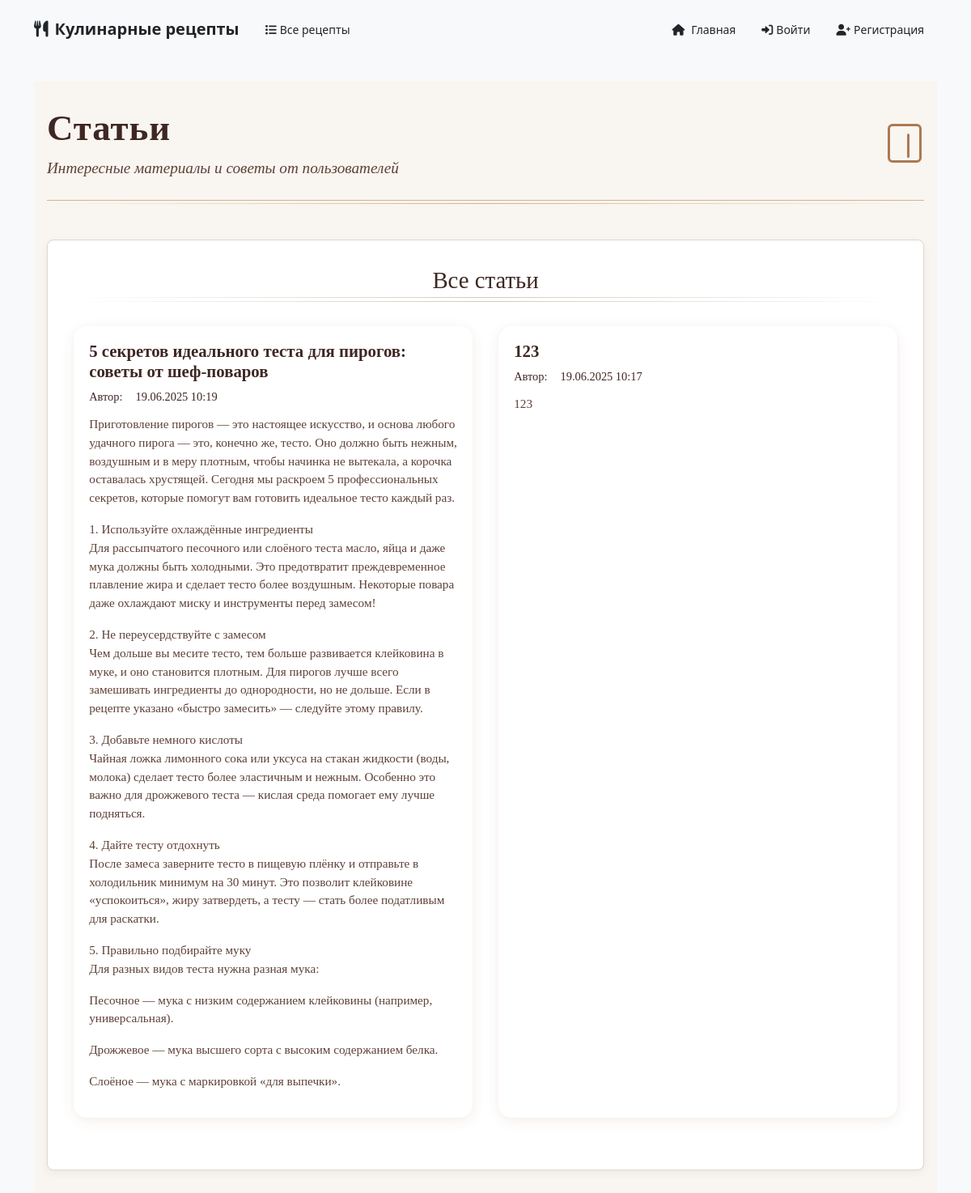
/accounts/articles/, run on the app's committed database.
### accounts/models.py (models this page shows, shortened)
class Article(models.Model):
    title = models.CharField(max_length=255, verbose_name='Тема статьи')
    content = models.TextField(verbose_name='Текст статьи')
    created_at = models.DateTimeField(auto_now_add=True)
    author = models.ForeignKey(User, on_delete=models.CASCADE, related_name='articles')

### accounts/views.py (the view)
# urls.py: path('articles/', articles_list_view, name='articles_list'),
def articles_list_view(request):
    articles = Article.objects.select_related('author').order_by('-created_at')
    return render(request, 'accounts/articles_list.html', {'articles': articles})

### accounts/templates/accounts/articles_list.html (shortened to what this page needs)
{% extends 'base.html' %}
{% block content %}
<div class="encyclopedia-container">
    <div class="encyclopedia-header">
        <div class="header-content">
            <h1 class="encyclopedia-title">Статьи</h1>
            <p class="encyclopedia-subtitle">Интересные материалы и советы от пользователей</p>
        </div>
        <div class="library-icon">
        </div>
    </div>
    <div class="encyclopedia-shelves">
        <div class="shelf-header">
            <h2 class="shelf-title">Все статьи</h2>
            <div class="shelf-decoration"></div>
        </div>
        <div class="book-grid" style="grid-template-columns: repeat(2, 1fr); gap: 2rem;">
            {% if articles %}
                {% for article in articles %}
                <div class="recipe-book" style="min-height:unset;">
                    <div class="book-info">
                        <h3 class="book-title" style="font-size:1.3rem;">{{ article.title }}</h3>
                        <div class="book-meta" style="margin-bottom:0.7rem;">
                            <span class="book-author">Автор: {{ article.author.username }}</span>
                            <span class="book-pages">{{ article.created_at|date:"d.m.Y H:i" }}</span>
                        </div>
                        <div class="book-description" style="margin-bottom:0;">{{ article.content|linebreaks }}</div>
                    </div>
                </div>
                {% endfor %}
            {% endif %}
        </div>
    </div>
</div>
{% endblock %}

### accounts/templates/base.html (style rules this page uses)
:root { --primary: #4361ee; --secondary: #3f37c9; --accent: #4895ef; --light: #f8f9fa; --dark: #212529; --success: #4cc9f0; --danger: #f72585; }
body { background-color: #f8f9fa; min-height: 100vh; }

### accounts/templates/accounts/articles_list.html (style rules this page uses)
:root { --primary-color: #8B4513; --secondary-color: #A0522D; --light-brown: #D2B48C; --cream: #F5F5DC; --dark-text: #3E2723; --light-text: #5D4037; }
.encyclopedia-container { max-width: 1200px; margin: 0 auto; padding: 2rem 1rem; background-color: #f9f5f0; font-family: 'Georgia', serif; }
.encyclopedia-header { display: flex; justify-content: space-between; align-items: center; margin-bottom: 3rem; padding-bottom: 1.5rem; border-bottom: 1px solid var(--light-brown); position: relative; }
.encyclopedia-header::after { content: ""; position: absolute; bottom: -5px; left: 0; width: 100%; height: 1px; background: linear-gradient(90deg, transparent, var(--light-brown), transparent); }
.encyclopedia-title { font-size: 2.8rem; color: var(--dark-text); margin: 0; font-weight: 700; letter-spacing: 1px; }
.encyclopedia-subtitle { font-size: 1.2rem; color: var(--light-text); margin: 0.5rem 0 0 0; font-style: italic; }
.library-icon { color: var(--primary-color); opacity: 0.7; }
.encyclopedia-shelves { background: white; padding: 2rem; border-radius: 8px; box-shadow: 0 4px 12px rgba(0, 0, 0, 0.05); border: 1px solid #e0d6c9; }
.shelf-header { margin-bottom: 2.5rem; position: relative; text-align: center; }
.shelf-decoration { position: absolute; bottom: -10px; left: 0; width: 100%; height: 1px; background: linear-gradient(90deg, transparent, #d3c9bb, transparent); }
.shelf-decoration::before { content: ""; position: absolute; top: -5px; left: 0; width: 100%; height: 1px; background: linear-gradient(90deg, transparent, #d3c9bb, transparent); }
.shelf-title { display: inline-block; font-size: 1.8rem; color: var(--dark-text); margin: 0; padding: 0 1rem; background: white; position: relative; z-index: 1; }
.book-grid { display: grid; grid-template-columns: repeat(2, 1fr); gap: 2rem; margin-bottom: 2rem; }
.recipe-book { display: flex; flex-direction: column; align-items: stretch; background: #fff; border-radius: 16px; box-shadow: 0 4px 18px rgba(139,69,19,0.07), 0 1.5px 6px rgba(139,69,19,0.04); transition: box-shadow 0.2s, transform 0.2s; padding: 1.2rem 1.2rem 1.1rem 1.2rem; min-height: 220px; position: relative; }
.book-info { flex: 1; }
.book-title { font-size: 1.2rem; color: var(--dark-text); margin: 0 0 0.5rem 0; font-weight: 600; }
.book-meta { display: flex; gap: 1rem; margin-bottom: 0.8rem; font-size: 0.9rem; color: var(--light-text); }
.book-author, .book-pages { display: flex; align-items: center; gap: 0.4rem; }
.book-author { color: var(--dark-text); }
.book-pages { color: var(--dark-text); }
.book-description { font-size: 0.95rem; line-height: 1.5; color: var(--light-text); margin-bottom: 1.2rem; }

### data on the page
Article: title "5 секретов идеального теста для пирогов: советы от шеф-поваров", created_at "19.06.2025 10:19", content "Приготовление пирогов — это настоящее искусство, и основа любого удачного пирога — это, конечно же, тесто. Оно должно быть нежным, воздушным и в меру плотным, чтобы начинка не вытекала, а корочка оставалась хрустящей. Сегодня мы раскроем 5 профессиональных секретов, которые помогут вам готовить идеальное тесто каждый раз. 1. Используйте охлаждённые ингредиенты Для рассыпчатого песочного или слоёного теста масло, яйца и даже мука должны быть холодными. Это предотвратит преждевременное плавление жира и сделает тесто более воздушным. Некоторые повара даже охлаждают миску и инструменты перед замесом! 2. Не переусердствуйте с замесом Чем дольше вы месите тесто, тем больше развивается клейковина…"
Article: title "123", created_at "19.06.2025 10:17", content "123"
